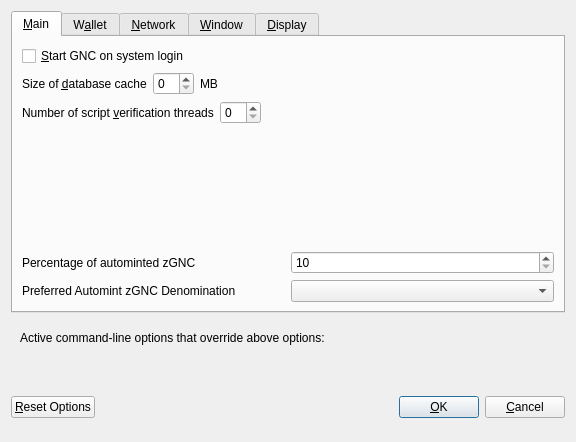
<?xml version="1.0" encoding="UTF-8"?>
<ui version="4.0">
 <class>OptionsDialog</class>
 <widget class="QDialog" name="OptionsDialog">
  <property name="geometry">
   <rect>
    <x>0</x>
    <y>0</y>
    <width>576</width>
    <height>442</height>
   </rect>
  </property>
  <property name="windowTitle">
   <string>Options</string>
  </property>
  <property name="modal">
   <bool>true</bool>
  </property>
  <layout class="QVBoxLayout" name="verticalLayout">
   <item>
    <widget class="QTabWidget" name="tabWidget">
     <property name="currentIndex">
      <number>0</number>
     </property>
     <widget class="QWidget" name="tabMain">
      <attribute name="title">
       <string>&amp;Main</string>
      </attribute>
      <layout class="QVBoxLayout" name="verticalLayout_Main">
       <item>
        <widget class="QCheckBox" name="bitcoinAtStartup">
         <property name="toolTip">
          <string>Automatically start GNC after logging in to the system.</string>
         </property>
         <property name="text">
          <string>&amp;Start GNC on system login</string>
         </property>
        </widget>
       </item>
       <item>
        <layout class="QHBoxLayout" name="horizontalLayout_2_Main">
         <item>
          <widget class="QLabel" name="databaseCacheLabel">
           <property name="text">
            <string>Size of &amp;database cache</string>
           </property>
           <property name="textFormat">
            <enum>Qt::PlainText</enum>
           </property>
           <property name="buddy">
            <cstring>databaseCache</cstring>
           </property>
          </widget>
         </item>
         <item>
          <widget class="QSpinBox" name="databaseCache"/>
         </item>
         <item>
          <widget class="QLabel" name="databaseCacheUnitLabel">
           <property name="text">
            <string>MB</string>
           </property>
           <property name="textFormat">
            <enum>Qt::PlainText</enum>
           </property>
          </widget>
         </item>
         <item>
          <spacer name="horizontalSpacer_2_Main">
           <property name="orientation">
            <enum>Qt::Horizontal</enum>
           </property>
           <property name="sizeHint" stdset="0">
            <size>
             <width>40</width>
             <height>20</height>
            </size>
           </property>
          </spacer>
         </item>
        </layout>
       </item>
       <item>
        <layout class="QHBoxLayout" name="horizontalLayout_3_Main">
         <item>
          <widget class="QLabel" name="threadsScriptVerifLabel">
           <property name="text">
            <string>Number of script &amp;verification threads</string>
           </property>
           <property name="textFormat">
            <enum>Qt::PlainText</enum>
           </property>
           <property name="buddy">
            <cstring>threadsScriptVerif</cstring>
           </property>
          </widget>
         </item>
         <item>
          <widget class="QSpinBox" name="threadsScriptVerif">
           <property name="toolTip">
            <string>(0 = auto, &lt;0 = leave that many cores free)</string>
           </property>
          </widget>
         </item>
         <item>
          <spacer name="horizontalSpacer_3_Main">
           <property name="orientation">
            <enum>Qt::Horizontal</enum>
           </property>
           <property name="sizeHint" stdset="0">
            <size>
             <width>40</width>
             <height>20</height>
            </size>
           </property>
          </spacer>
         </item>
        </layout>
       </item>
       <item>
        <spacer name="verticalSpacer_2">
         <property name="orientation">
          <enum>Qt::Vertical</enum>
         </property>
         <property name="sizeHint" stdset="0">
          <size>
           <width>20</width>
           <height>40</height>
          </size>
         </property>
        </spacer>
       </item>
       <item>
        <layout class="QHBoxLayout" name="horizontalLayout_3">
         <item>
          <widget class="QLabel" name="percentage_label">
           <property name="toolTip">
            <string>Percentage of incoming GNC which get automatically converted to zGNC via Zerocoin Protocol (min: 10%)</string>
           </property>
           <property name="text">
            <string>Percentage of autominted zGNC</string>
           </property>
          </widget>
         </item>
         <item>
          <widget class="QSpinBox" name="zeromintPercentage">
           <property name="minimum">
            <number>10</number>
           </property>
           <property name="maximum">
            <number>100</number>
           </property>
          </widget>
         </item>
        </layout>
       </item>
       <item>
        <layout class="QHBoxLayout" name="horizontalLayout" stretch="0,0">
         <property name="sizeConstraint">
          <enum>QLayout::SetFixedSize</enum>
         </property>
         <item>
          <widget class="QLabel" name="labelPreferredDenom">
           <property name="maximumSize">
            <size>
             <width>16777215</width>
             <height>16777215</height>
            </size>
           </property>
           <property name="toolTip">
            <string>Wait with automatic conversion to Zerocoin until enough GNC for this denomination is available</string>
           </property>
           <property name="text">
            <string>Preferred Automint zGNC Denomination</string>
           </property>
          </widget>
         </item>
         <item>
          <widget class="QComboBox" name="preferredDenom">
           <property name="maximumSize">
            <size>
             <width>16777215</width>
             <height>27</height>
            </size>
           </property>
           <property name="toolTip">
            <string>Wait with automatic conversion to Zerocoin until enough GNC for this denomination is available</string>
           </property>
           <property name="maxVisibleItems">
            <number>9</number>
           </property>
           <property name="maxCount">
            <number>9</number>
           </property>
          </widget>
         </item>
        </layout>
       </item>
      </layout>
     </widget>
     <widget class="QWidget" name="tabWallet">
      <attribute name="title">
       <string>W&amp;allet</string>
      </attribute>
      <layout class="QVBoxLayout" name="verticalLayout_Wallet">
       <item>
        <widget class="QGroupBox" name="groupBox">
         <property name="title">
          <string>Expert</string>
         </property>
         <layout class="QVBoxLayout" name="verticalLayout_2">
          <item>
           <widget class="QCheckBox" name="coinControlFeatures">
            <property name="toolTip">
             <string>Whether to show coin control features or not.</string>
            </property>
            <property name="text">
             <string>Enable coin &amp;control features</string>
            </property>
           </widget>
          </item>
          <item>
           <widget class="QCheckBox" name="showMasternodesTab">
            <property name="toolTip">
             <string>Show additional tab listing all your masternodes in first sub-tab&lt;br/&gt;and all masternodes on the network in second sub-tab.</string>
            </property>
            <property name="text">
             <string>Show Masternodes Tab</string>
            </property>
           </widget>
          </item>
          <item>
           <widget class="QCheckBox" name="spendZeroConfChange">
            <property name="toolTip">
             <string>If you disable the spending of unconfirmed change, the change from a transaction&lt;br/&gt;cannot be used until that transaction has at least one confirmation.&lt;br/&gt;This also affects how your balance is computed.</string>
            </property>
            <property name="text">
             <string>&amp;Spend unconfirmed change</string>
            </property>
           </widget>
          </item>
         </layout>
        </widget>
       </item>
       <item>
        <spacer name="verticalSpacer_Wallet">
         <property name="orientation">
          <enum>Qt::Vertical</enum>
         </property>
         <property name="sizeHint" stdset="0">
          <size>
           <width>20</width>
           <height>40</height>
          </size>
         </property>
        </spacer>
       </item>
      </layout>
     </widget>
     <widget class="QWidget" name="tabNetwork">
      <attribute name="title">
       <string>&amp;Network</string>
      </attribute>
      <layout class="QVBoxLayout" name="verticalLayout_Network">
       <item>
        <widget class="QCheckBox" name="mapPortUpnp">
         <property name="toolTip">
          <string>Automatically open the GNC client port on the router. This only works when your router supports UPnP and it is enabled.</string>
         </property>
         <property name="text">
          <string>Map port using &amp;UPnP</string>
         </property>
        </widget>
       </item>
       <item>
        <widget class="QCheckBox" name="allowIncoming">
         <property name="toolTip">
          <string>Accept connections from outside</string>
         </property>
         <property name="text">
          <string>Allow incoming connections</string>
         </property>
        </widget>
       </item>
       <item>
        <widget class="QCheckBox" name="connectSocks">
         <property name="toolTip">
          <string>Connect to the GNC network through a SOCKS5 proxy.</string>
         </property>
         <property name="text">
          <string>&amp;Connect through SOCKS5 proxy (default proxy):</string>
         </property>
        </widget>
       </item>
       <item>
        <layout class="QHBoxLayout" name="horizontalLayout_1_Network">
         <item>
          <widget class="QLabel" name="proxyIpLabel">
           <property name="text">
            <string>Proxy &amp;IP:</string>
           </property>
           <property name="textFormat">
            <enum>Qt::PlainText</enum>
           </property>
           <property name="buddy">
            <cstring>proxyIp</cstring>
           </property>
          </widget>
         </item>
         <item>
          <widget class="QValidatedLineEdit" name="proxyIp">
           <property name="minimumSize">
            <size>
             <width>140</width>
             <height>0</height>
            </size>
           </property>
           <property name="maximumSize">
            <size>
             <width>140</width>
             <height>16777215</height>
            </size>
           </property>
           <property name="toolTip">
            <string>IP address of the proxy (e.g. IPv4: 127.0.0.1 / IPv6: ::1)</string>
           </property>
          </widget>
         </item>
         <item>
          <widget class="QLabel" name="proxyPortLabel">
           <property name="text">
            <string>&amp;Port:</string>
           </property>
           <property name="textFormat">
            <enum>Qt::PlainText</enum>
           </property>
           <property name="buddy">
            <cstring>proxyPort</cstring>
           </property>
          </widget>
         </item>
         <item>
          <widget class="QLineEdit" name="proxyPort">
           <property name="minimumSize">
            <size>
             <width>55</width>
             <height>0</height>
            </size>
           </property>
           <property name="maximumSize">
            <size>
             <width>55</width>
             <height>16777215</height>
            </size>
           </property>
           <property name="toolTip">
            <string>Port of the proxy (e.g. 9050)</string>
           </property>
          </widget>
         </item>
         <item>
          <spacer name="horizontalSpacer_1_Network">
           <property name="orientation">
            <enum>Qt::Horizontal</enum>
           </property>
           <property name="sizeHint" stdset="0">
            <size>
             <width>40</width>
             <height>20</height>
            </size>
           </property>
          </spacer>
         </item>
        </layout>
       </item>
       <item>
        <spacer name="verticalSpacer_Network">
         <property name="orientation">
          <enum>Qt::Vertical</enum>
         </property>
         <property name="sizeHint" stdset="0">
          <size>
           <width>20</width>
           <height>40</height>
          </size>
         </property>
        </spacer>
       </item>
      </layout>
     </widget>
     <widget class="QWidget" name="tabWindow">
      <attribute name="title">
       <string>&amp;Window</string>
      </attribute>
      <layout class="QVBoxLayout" name="verticalLayout_Window">
       <item>
        <widget class="QCheckBox" name="minimizeToTray">
         <property name="toolTip">
          <string>Show only a tray icon after minimizing the window.</string>
         </property>
         <property name="text">
          <string>&amp;Minimize to the tray instead of the taskbar</string>
         </property>
        </widget>
       </item>
       <item>
        <widget class="QCheckBox" name="minimizeOnClose">
         <property name="toolTip">
          <string>Minimize instead of exit the application when the window is closed. When this option is enabled, the application will be closed only after selecting Quit in the menu.</string>
         </property>
         <property name="text">
          <string>M&amp;inimize on close</string>
         </property>
        </widget>
       </item>
       <item>
        <spacer name="verticalSpacer_Window">
         <property name="orientation">
          <enum>Qt::Vertical</enum>
         </property>
         <property name="sizeHint" stdset="0">
          <size>
           <width>20</width>
           <height>40</height>
          </size>
         </property>
        </spacer>
       </item>
      </layout>
     </widget>
     <widget class="QWidget" name="tabDisplay">
      <attribute name="title">
       <string>&amp;Display</string>
      </attribute>
      <layout class="QVBoxLayout" name="verticalLayout_Display">
       <item>
        <layout class="QHBoxLayout" name="horizontalLayout_1_Display">
         <item>
          <widget class="QLabel" name="langLabel">
           <property name="text">
            <string>User Interface &amp;language:</string>
           </property>
           <property name="textFormat">
            <enum>Qt::PlainText</enum>
           </property>
           <property name="buddy">
            <cstring>lang</cstring>
           </property>
          </widget>
         </item>
         <item>
          <widget class="QValueComboBox" name="lang">
           <property name="toolTip">
            <string>The user interface language can be set here. This setting will take effect after restarting GNC.</string>
           </property>
          </widget>
         </item>
        </layout>
       </item>
       <item>
        <widget class="QLabel" name="label_3">
         <property name="toolTip">
          <string notr="true"/>
         </property>
         <property name="statusTip">
          <string notr="true"/>
         </property>
         <property name="whatsThis">
          <string notr="true"/>
         </property>
         <property name="accessibleName">
          <string notr="true"/>
         </property>
         <property name="text">
          <string>Language missing or translation incomplete? Help contributing translations here:
https://www.transifex.com/gncoin-project/gncoin-project-translations</string>
         </property>
         <property name="wordWrap">
          <bool>true</bool>
         </property>
         <property name="openExternalLinks">
          <bool>true</bool>
         </property>
         <property name="textInteractionFlags">
          <set>Qt::TextBrowserInteraction</set>
         </property>
        </widget>
       </item>
       <item>
        <layout class="QHBoxLayout" name="horizontalLayout_4_Display" stretch="0,0">
         <item>
          <widget class="QLabel" name="themeLabel">
           <property name="text">
            <string>User Interface Theme:</string>
           </property>
          </widget>
         </item>
         <item>
          <widget class="QValueComboBox" name="theme"/>
         </item>
        </layout>
       </item>
       <item>
        <widget class="Line" name="line">
         <property name="orientation">
          <enum>Qt::Horizontal</enum>
         </property>
        </widget>
       </item>
       <item>
        <layout class="QHBoxLayout" name="horizontalLayout_2_Display">
         <item>
          <widget class="QLabel" name="unitLabel">
           <property name="text">
            <string>&amp;Unit to show amounts in:</string>
           </property>
           <property name="textFormat">
            <enum>Qt::PlainText</enum>
           </property>
           <property name="buddy">
            <cstring>unit</cstring>
           </property>
          </widget>
         </item>
         <item>
          <widget class="QValueComboBox" name="unit">
           <property name="toolTip">
            <string>Choose the default subdivision unit to show in the interface and when sending coins.</string>
           </property>
          </widget>
         </item>
        </layout>
       </item>
       <item>
        <layout class="QHBoxLayout" name="horizontalLayout_5_Display">
         <item>
          <widget class="QLabel" name="digitsLabel">
           <property name="text">
            <string>Decimal digits</string>
           </property>
          </widget>
         </item>
         <item>
          <widget class="QValueComboBox" name="digits"/>
         </item>
        </layout>
       </item>
       <item>
        <layout class="QHBoxLayout" name="horizontalLayout_3_Display">
         <item>
          <widget class="QLabel" name="thirdPartyTxUrlsLabel">
           <property name="toolTip">
            <string>Third party URLs (e.g. a block explorer) that appear in the transactions tab as context menu items. %s in the URL is replaced by transaction hash. Multiple URLs are separated by vertical bar |.</string>
           </property>
           <property name="text">
            <string>Third party transaction URLs</string>
           </property>
           <property name="buddy">
            <cstring>thirdPartyTxUrls</cstring>
           </property>
          </widget>
         </item>
         <item>
          <widget class="QLineEdit" name="thirdPartyTxUrls">
           <property name="toolTip">
            <string>Third party URLs (e.g. a block explorer) that appear in the transactions tab as context menu items. %s in the URL is replaced by transaction hash. Multiple URLs are separated by vertical bar |.</string>
           </property>
          </widget>
         </item>
        </layout>
       </item>
       <item>
        <spacer name="verticalSpacer">
         <property name="orientation">
          <enum>Qt::Vertical</enum>
         </property>
         <property name="sizeHint" stdset="0">
          <size>
           <width>20</width>
           <height>40</height>
          </size>
         </property>
        </spacer>
       </item>
      </layout>
     </widget>
    </widget>
   </item>
   <item>
    <widget class="QFrame" name="frame">
     <layout class="QVBoxLayout" name="verticalLayout_Bottom">
      <item>
       <layout class="QHBoxLayout" name="horizontalLayout_Bottom">
        <item>
         <widget class="QLabel" name="overriddenByCommandLineInfoLabel">
          <property name="text">
           <string>Active command-line options that override above options:</string>
          </property>
          <property name="textFormat">
           <enum>Qt::PlainText</enum>
          </property>
         </widget>
        </item>
        <item>
         <spacer name="horizontalSpacer_Bottom">
          <property name="orientation">
           <enum>Qt::Horizontal</enum>
          </property>
          <property name="sizeHint" stdset="0">
           <size>
            <width>40</width>
            <height>20</height>
           </size>
          </property>
         </spacer>
        </item>
       </layout>
      </item>
      <item>
       <widget class="QLabel" name="overriddenByCommandLineLabel">
        <property name="text">
         <string/>
        </property>
        <property name="textFormat">
         <enum>Qt::PlainText</enum>
        </property>
        <property name="wordWrap">
         <bool>true</bool>
        </property>
       </widget>
      </item>
     </layout>
    </widget>
   </item>
   <item>
    <layout class="QHBoxLayout" name="horizontalLayout_Buttons">
     <item>
      <widget class="QPushButton" name="resetButton">
       <property name="toolTip">
        <string>Reset all client options to default.</string>
       </property>
       <property name="text">
        <string>&amp;Reset Options</string>
       </property>
       <property name="autoDefault">
        <bool>false</bool>
       </property>
      </widget>
     </item>
     <item>
      <spacer name="horizontalSpacer_1">
       <property name="orientation">
        <enum>Qt::Horizontal</enum>
       </property>
       <property name="sizeHint" stdset="0">
        <size>
         <width>40</width>
         <height>48</height>
        </size>
       </property>
      </spacer>
     </item>
     <item>
      <widget class="QLabel" name="statusLabel">
       <property name="minimumSize">
        <size>
         <width>200</width>
         <height>0</height>
        </size>
       </property>
       <property name="font">
        <font>
         <weight>75</weight>
         <bold>true</bold>
        </font>
       </property>
       <property name="text">
        <string/>
       </property>
       <property name="textFormat">
        <enum>Qt::PlainText</enum>
       </property>
       <property name="wordWrap">
        <bool>true</bool>
       </property>
      </widget>
     </item>
     <item>
      <spacer name="horizontalSpacer_2">
       <property name="orientation">
        <enum>Qt::Horizontal</enum>
       </property>
       <property name="sizeHint" stdset="0">
        <size>
         <width>40</width>
         <height>48</height>
        </size>
       </property>
      </spacer>
     </item>
     <item>
      <widget class="QPushButton" name="okButton">
       <property name="text">
        <string>&amp;OK</string>
       </property>
       <property name="autoDefault">
        <bool>false</bool>
       </property>
       <property name="default">
        <bool>true</bool>
       </property>
      </widget>
     </item>
     <item>
      <widget class="QPushButton" name="cancelButton">
       <property name="text">
        <string>&amp;Cancel</string>
       </property>
       <property name="autoDefault">
        <bool>false</bool>
       </property>
      </widget>
     </item>
    </layout>
   </item>
  </layout>
 </widget>
 <customwidgets>
  <customwidget>
   <class>QValidatedLineEdit</class>
   <extends>QLineEdit</extends>
   <header>qvalidatedlineedit.h</header>
  </customwidget>
  <customwidget>
   <class>QValueComboBox</class>
   <extends>QComboBox</extends>
   <header>qvaluecombobox.h</header>
  </customwidget>
 </customwidgets>
 <resources/>
 <connections/>
</ui>
